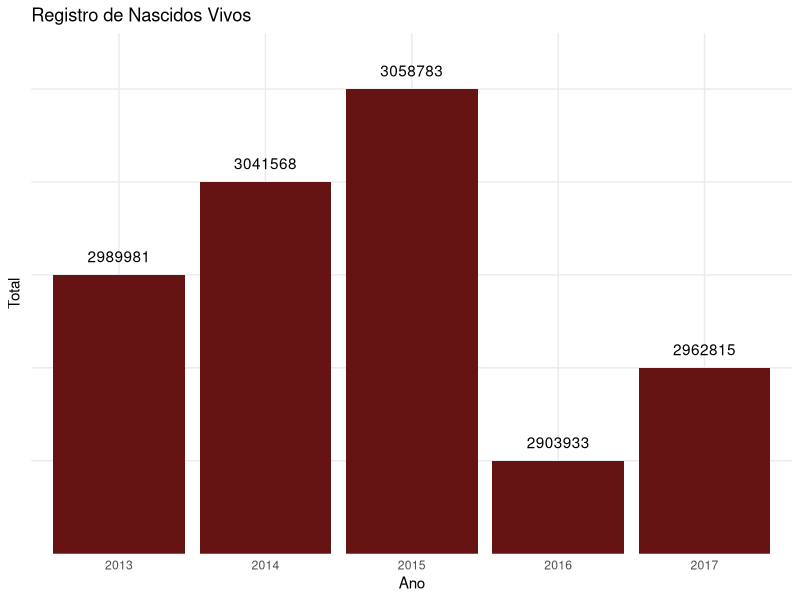

The R source for this figure:

library(readxl)
library(dplyr)
library(ggplot2)
library(tidyr)

# Import ------------------------------------------------------------------

data <- read_excel("Registro Civil.xlsx")

# Graficos ----------------------------------------------------------------

registro_nascidos_vivos <- 
  data %>%  
  .[3, 2:6] %>%
  `colnames<-`(data[2, 2:6]) %>% 
  gather(Ano, Total) %>% 
  ggplot(aes(Ano, Total)) +
  geom_bar(fill = "#661313", stat = 'identity') +
  geom_text(aes(label = Total), nudge_y = 0.2) +
  theme_minimal() +
  theme(axis.text.y = element_blank()) +
  ggtitle("Registro de Nascidos Vivos")
